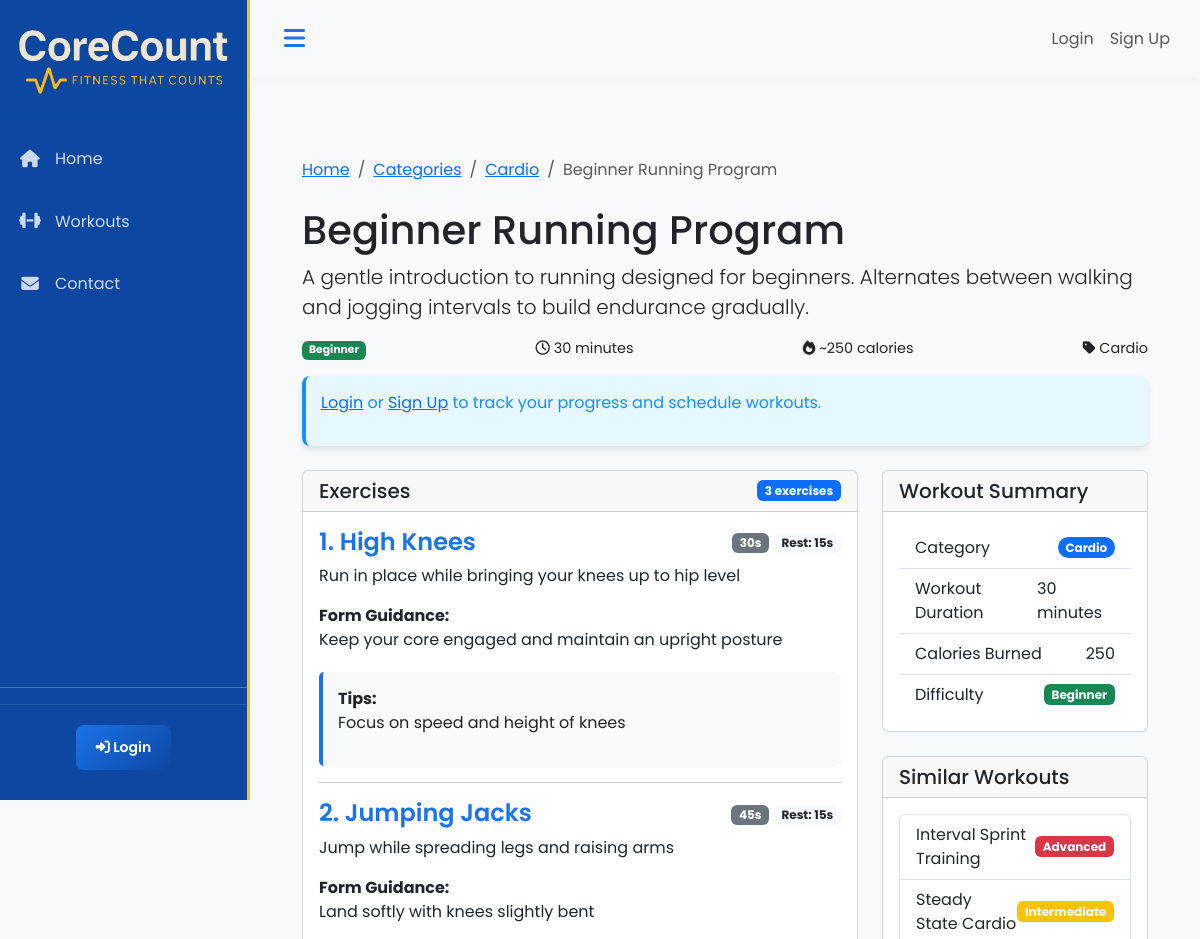
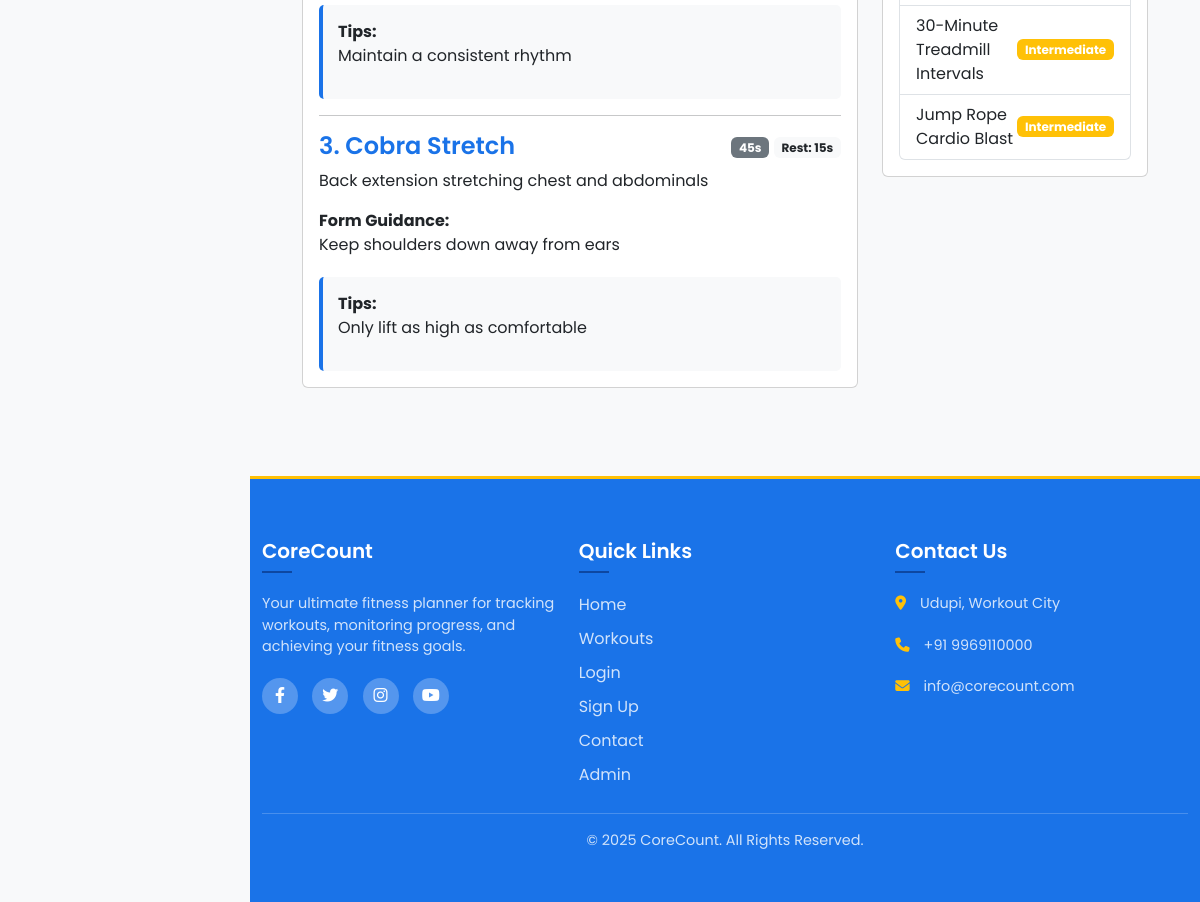
/workout.php?id=1, run on the app's committed database (2 pictures, top to bottom).
### tables this page shows
CREATE TABLE IF NOT EXISTS workouts (
    workout_id INT AUTO_INCREMENT PRIMARY KEY,
    category_id INT NOT NULL,
    name VARCHAR(100) NOT NULL,
    description TEXT,
    difficulty_level ENUM('beginner', 'intermediate', 'advanced'),
    duration INT,   
    calories_burned INT,   
     
    created_at TIMESTAMP DEFAULT CURRENT_TIMESTAMP,
    FOREIGN KEY (category_id) REFERENCES workout_categories(category_id) ON DELETE CASCADE
);

CREATE TABLE IF NOT EXISTS workout_categories (
    category_id INT AUTO_INCREMENT PRIMARY KEY,
    name VARCHAR(50) NOT NULL UNIQUE,   
    description TEXT,
     
    created_at TIMESTAMP DEFAULT CURRENT_TIMESTAMP
);

CREATE TABLE IF NOT EXISTS workout_exercises (
    workout_id INT NOT NULL,
    exercise_id INT NOT NULL,
    exercise_order INT NOT NULL,   
    PRIMARY KEY (workout_id, exercise_id),
    FOREIGN KEY (workout_id) REFERENCES workouts(workout_id) ON DELETE CASCADE,
    FOREIGN KEY (exercise_id) REFERENCES exercises(exercise_id) ON DELETE CASCADE
);

CREATE TABLE IF NOT EXISTS exercises (
    exercise_id INT AUTO_INCREMENT PRIMARY KEY,
    name VARCHAR(100) NOT NULL,
    description TEXT,
    form_guidance TEXT,
    tips TEXT,
    duration INT DEFAULT 45,   
    rest_period INT DEFAULT 15,   
     
    created_at TIMESTAMP DEFAULT CURRENT_TIMESTAMP
);

### config/config.php (called while the page is built, shortened)
<?php
function isLoggedIn() {
    return isset($_SESSION['user_id']);
}
?>

### workout.php (the view, shortened to what this page needs)
<?php
require_once 'config/config.php';
$database = new Database();
$db = $database->getConnection();
$workout_id = intval($_GET['id']);
$workout_query = "SELECT w.*, c.name as category_name, c.category_id
                 FROM workouts w
                 JOIN workout_categories c ON w.category_id = c.category_id
                 WHERE w.workout_id = :workout_id";
$workout_stmt = $db->prepare($workout_query);
$workout_stmt->bindParam(':workout_id', $workout_id, PDO::PARAM_INT);
$workout_stmt->execute();
$workout = $workout_stmt->fetch(PDO::FETCH_ASSOC);
$exercises_query = "SELECT e.*, we.exercise_order
                   FROM exercises e
                   JOIN workout_exercises we ON e.exercise_id = we.exercise_id
                   WHERE we.workout_id = :workout_id
                   ORDER BY we.exercise_order";
$exercises_stmt = $db->prepare($exercises_query);
$exercises_stmt->bindParam(':workout_id', $workout_id, PDO::PARAM_INT);
$exercises_stmt->execute();
$exercises = $exercises_stmt->fetchAll(PDO::FETCH_ASSOC);
$user_logged_in = isLoggedIn();
include 'includes/header.php';
?>
<main>
    <div class="container py-4">
        <nav aria-label="breadcrumb" class="mb-4">
            <ol class="breadcrumb">
                <li class="breadcrumb-item"><a href="<?php echo SITE_URL; ?>">Home</a></li>
                <li class="breadcrumb-item"><a href="<?php echo SITE_URL; ?>/categories.php">Categories</a></li>
                <li class="breadcrumb-item"><a href="<?php echo SITE_URL; ?>/categories.php?id=<?php echo $workout['category_id']; ?>"><?php echo htmlspecialchars($workout['category_name']); ?></a></li>
                <li class="breadcrumb-item active" aria-current="page"><?php echo htmlspecialchars($workout['name']); ?></li>
            </ol>
        </nav>
        <div class="workout-header mb-4">
            <h1><?php echo htmlspecialchars($workout['name']); ?></h1>
            <p class="lead"><?php echo htmlspecialchars($workout['description']); ?></p>
            <div class="workout-meta d-flex flex-wrap gap-3 mb-3">
                <div class="workout-meta-item">
                    <span class="badge bg-<?php
                        echo $workout['difficulty_level'] === 'beginner' ? 'success' :
                            ($workout['difficulty_level'] === 'intermediate' ? 'warning' : 'danger');
                    ?>">
                        <?php echo ucfirst(htmlspecialchars($workout['difficulty_level'])); ?>
                    </span>
                </div>
                <div class="workout-meta-item">
                    <i class="far fa-clock"></i> <?php echo htmlspecialchars($workout['duration']); ?> minutes
                </div>
                <div class="workout-meta-item">
                    <i class="fas fa-fire"></i> ~<?php echo htmlspecialchars($workout['calories_burned']); ?> calories
                </div>
                <div class="workout-meta-item">
                    <i class="fas fa-tag"></i> <?php echo htmlspecialchars($workout['category_name']); ?>
                </div>
            </div>
            <?php if ($user_logged_in): ?>
                <div class="workout-actions d-flex flex-wrap gap-2">
                    <a href="<?php echo SITE_URL; ?>/workout_timer.php?id=<?php echo $workout_id; ?>" class="btn btn-success">
                        <i class="fas fa-play-circle"></i> Start Workout
                    </a>
                </div>
            <?php else: ?>
                <div class="alert alert-info">
                    <p><a href="<?php echo SITE_URL; ?>/login.php">Login</a> or <a href="<?php echo SITE_URL; ?>/signup.php">Sign Up</a> to track your progress and schedule workouts.</p>
                </div>
            <?php endif; ?>
        </div>
        <div class="row">
            <div class="col-lg-8">
                <div class="card mb-4">
                    <div class="card-header d-flex justify-content-between align-items-center">
                        <h5 class="mb-0">Exercises</h5>
                        <span class="badge bg-primary"><?php echo count($exercises); ?> exercises</span>
                    </div>
                    <div class="card-body">
                        <?php if (count($exercises) > 0): ?>
                            <div class="exercise-list">
                                <?php foreach ($exercises as $index => $exercise): ?>
                                    <div class="exercise-item">
                                        <div class="exercise-header d-flex justify-content-between align-items-center">
                                            <h5 class="exercise-title mb-0">
                                                <span class="exercise-number"><?php echo $index + 1; ?>.</span>
                                                <?php echo htmlspecialchars($exercise['name']); ?>
                                            </h5>
                                            <div class="exercise-duration">
                                                <span class="badge bg-secondary"><?php echo $exercise['duration']; ?>s</span>
                                                <?php if ($exercise['rest_period'] > 0): ?>
                                                    <span class="badge bg-light text-dark">Rest: <?php echo $exercise['rest_period']; ?>s</span>
                                                <?php endif; ?>
                                            </div>
                                        </div>
                                        <div class="exercise-details mt-2">
                                            <?php if (!empty($exercise['description'])): ?>
                                                <p><?php echo htmlspecialchars($exercise['description']); ?></p>
                                            <?php endif; ?>
                                            <?php if (!empty($exercise['form_guidance'])): ?>
                                                <div class="exercise-guidance mt-2">
                                                    <strong>Form Guidance:</strong>
                                                    <p><?php echo htmlspecialchars($exercise['form_guidance']); ?></p>
                                                </div>
                                            <?php endif; ?>
                                            <?php if (!empty($exercise['tips'])): ?>
                                                <div class="exercise-tips mt-2">
                                                    <strong>Tips:</strong>
                                                    <p><?php echo htmlspecialchars($exercise['tips']); ?></p>
                                                </div>
                                            <?php endif; ?>
                                        </div>
                                    </div>
                                    <?php if ($index < count($exercises) - 1): ?>
                                        <hr>
                                    <?php endif; ?>
                                <?php endforeach; ?>
                            </div>
                        <?php else: ?>
                            <p>No exercises found for this workout.</p>
                        <?php endif; ?>
                    </div>
                </div>
            </div>
            <div class="col-lg-4">
                <div class="card mb-4">
                    <div class="card-header">
                        <h5 class="mb-0">Workout Summary</h5>
                    </div>
                    <div class="card-body">
                        <ul class="list-group list-group-flush">
                            <li class="list-group-item d-flex justify-content-between align-items-center">
                                Category
                                <span class="badge bg-primary rounded-pill"><?php echo htmlspecialchars($workout['category_name']); ?></span>
                            </li>
                            <li class="list-group-item d-flex justify-content-between align-items-center">
                                Workout Duration
                                <span><?php echo $workout['duration']; ?> minutes</span>
                            </li>
                            <li class="list-group-item d-flex justify-content-between align-items-center">
                                Calories Burned
                                <span><?php echo $workout['calories_burned']; ?></span>
                            </li>
                            <li class="list-group-item d-flex justify-content-between align-items-center">
                                Difficulty
                                <span class="badge bg-<?php
                                    echo $workout['difficulty_level'] === 'beginner' ? 'success' :
                                        ($workout['difficulty_level'] === 'intermediate' ? 'warning' : 'danger');
                                ?>">
                                    <?php echo ucfirst($workout['difficulty_level']); ?>
                                </span>
                            </li>
                        </ul>
                    </div>
                </div>
                <div class="card">
                    <div class="card-header">
                        <h5 class="mb-0">Similar Workouts</h5>
                    </div>
                    <div class="card-body">
                        <?php
                        $related_query = "SELECT workout_id, name, difficulty_level
                                         FROM workouts
                                         WHERE category_id = :category_id
                                         AND workout_id != :workout_id
                                         LIMIT 5";
                        $related_stmt = $db->prepare($related_query);
                        $related_stmt->bindParam(':category_id', $workout['category_id'], PDO::PARAM_INT);
                        $related_stmt->bindParam(':workout_id', $workout_id, PDO::PARAM_INT);
                        $related_stmt->execute();
                        $related_workouts = $related_stmt->fetchAll(PDO::FETCH_ASSOC);
                        if (count($related_workouts) > 0):
                        ?>
                            <div class="list-group">
                                <?php foreach ($related_workouts as $related): ?>
                                    <a href="<?php echo SITE_URL; ?>/workout.php?id=<?php echo $related['workout_id']; ?>" class="list-group-item list-group-item-action d-flex justify-content-between align-items-center">
                                        <?php echo htmlspecialchars($related['name']); ?>
                                        <span class="badge bg-<?php
                                            echo $related['difficulty_level'] === 'beginner' ? 'success' :
                                                ($related['difficulty_level'] === 'intermediate' ? 'warning' : 'danger');
                                        ?>">
                                            <?php echo ucfirst($related['difficulty_level']); ?>
                                        </span>
                                    </a>
                                <?php endforeach; ?>
                            </div>
                        <?php else: ?>
                            <p class="mb-0">No similar workouts found.</p>
                        <?php endif; ?>
                    </div>
                </div>
            </div>
        </div>
    </div>
</main>
<?php include 'includes/footer.php'; ?>

### data on the page
workouts: category.name "Cardio", name "Beginner Running Program", description "A gentle introduction to running designed for beginners. Alternates between walking and jogging intervals to build endurance gradually.", difficulty_level "Beginner", duration "30", calories_burned "250"
workout_exercises: exercise.name "High Knees", exercise.duration "30", exercise.rest_period "15", exercise.description "Run in place while bringing your knees up to hip level", exercise.form_guidance "Keep your core engaged and maintain an upright posture", exercise.tips "Focus on speed and height of knees"
workout_exercises: exercise.name "Jumping Jacks", exercise.duration "45", exercise.rest_period "15", exercise.description "Jump while spreading legs and raising arms", exercise.form_guidance "Land softly with knees slightly bent", exercise.tips "Maintain a consistent rhythm"
workout_exercises: exercise.name "Cobra Stretch", exercise.duration "45", exercise.rest_period "15", exercise.description "Back extension stretching chest and abdominals", exercise.form_guidance "Keep shoulders down away from ears", exercise.tips "Only lift as high as comfortable"
workouts: name "Interval Sprint Training", difficulty_level "Advanced"
workouts: name "Steady State Cardio", difficulty_level "Intermediate"
workouts: name "30-Minute Treadmill Intervals", difficulty_level "Intermediate"
workouts: name "Jump Rope Cardio Blast", difficulty_level "Intermediate"

### other printed values
count($exercises) "3"
